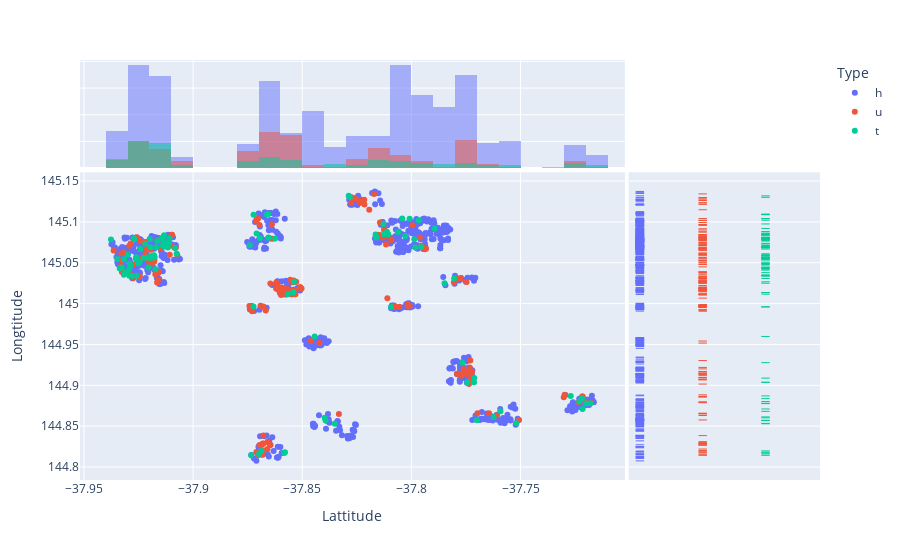

The notebook cell this image was saved under:
### Code cell
fig = px.scatter(melb, x="Lattitude", y="Longtitude", marginal_x="histogram", marginal_y="rug",color="Type")
fig.show()

### Figure 1 — Plotly figure (JSON) as saved in the notebook; plotly's stock layout.template omitted (floating-point values rounded to 4 significant figures; data arrays with more than 128 entries replaced by an {"elided": "..."} marker saying what was removed)
{"data": [{"hovertemplate": "Type=h<br>Lattitude=%{x}<br>Longtitude=%{y}<extra></extra>", "legendgroup": "h", "marker": {"color": "#636efa", "symbol": "circle"}, "mode": "markers", "name": "h", "orientation": "v", "showlegend": true, "type": "scatter", "x": {"elided": "712 float values"}, "xaxis": "x", "y": {"elided": "712 float values"}, "yaxis": "y"}, {"alignmentgroup": "True", "bingroup": "x", "hovertemplate": "Type=h<br>Lattitude=%{x}<br>count=%{y}<extra></extra>", "legendgroup": "h", "marker": {"color": "#636efa"}, "name": "h", "offsetgroup": "h", "opacity": 0.5, "showlegend": false, "type": "histogram", "x": {"elided": "712 float values"}, "xaxis": "x3", "yaxis": "y3"}, {"alignmentgroup": "True", "boxpoints": "all", "fillcolor": "rgba(255,255,255,0)", "hoveron": "points", "hovertemplate": "Type=h<br>Longtitude=%{y}<extra></extra>", "jitter": 0, "legendgroup": "h", "line": {"color": "rgba(255,255,255,0)"}, "marker": {"color": "#636efa", "symbol": "line-ew-open"}, "name": "h", "offsetgroup": "h", "showlegend": false, "type": "box", "xaxis": "x2", "y": {"elided": "712 float values"}, "yaxis": "y2"}, {"hovertemplate": "Type=u<br>Lattitude=%{x}<br>Longtitude=%{y}<extra></extra>", "legendgroup": "u", "marker": {"color": "#EF553B", "symbol": "circle"}, "mode": "markers", "name": "u", "orientation": "v", "showlegend": true, "type": "scatter", "x": {"elided": "183 float values"}, "xaxis": "x", "y": {"elided": "183 float values"}, "yaxis": "y"}, {"alignmentgroup": "True", "bingroup": "x", "hovertemplate": "Type=u<br>Lattitude=%{x}<br>count=%{y}<extra></extra>", "legendgroup": "u", "marker": {"color": "#EF553B"}, "name": "u", "offsetgroup": "u", "opacity": 0.5, "showlegend": false, "type": "histogram", "x": {"elided": "183 float values"}, "xaxis": "x3", "yaxis": "y3"}, {"alignmentgroup": "True", "boxpoints": "all", "fillcolor": "rgba(255,255,255,0)", "hoveron": "points", "hovertemplate": "Type=u<br>Longtitude=%{y}<extra></extra>", "jitter": 0, "legendgroup": "u", "line": {"color": "rgba(255,255,255,0)"}, "marker": {"color": "#EF553B", "symbol": "line-ew-open"}, "name": "u", "offsetgroup": "u", "showlegend": false, "type": "box", "xaxis": "x2", "y": {"elided": "183 float values"}, "yaxis": "y2"}, {"hovertemplate": "Type=t<br>Lattitude=%{x}<br>Longtitude=%{y}<extra></extra>", "legendgroup": "t", "marker": {"color": "#00cc96", "symbol": "circle"}, "mode": "markers", "name": "t", "orientation": "v", "showlegend": true, "type": "scatter", "x": [-37.81, -37.72, -37.72, -37.72, -37.73, -37.72, -37.72, -37.84, -37.78, -37.78, -37.87, -37.87, -37.86, -37.87, -37.86, -37.84, -37.84, -37.84, -37.85, -37.85, -37.86, -37.85, -37.77, -37.77, -37.77, -37.78, -37.87, -37.87, -37.87, -37.87, -37.87, -37.86, -37.87, -37.87, -37.87, -37.77, -37.75, -37.76, -37.76, -37.87, -37.81, -37.81, -37.81, -37.8, -37.81, -37.81, -37.82, -37.82, -37.8, -37.79, -37.8, -37.8, -37.8, -37.8, -37.8, -37.93, -37.92, -37.92, -37.93, -37.93, -37.93, -37.93, -37.93, -37.93, -37.93, -37.93, -37.93, -37.93, -37.93, -37.93, -37.91, -37.92, -37.93, -37.91, -37.93, -37.91, -37.92, -37.92, -37.92, -37.92, -37.92, -37.91, -37.92, -37.93, -37.93, -37.92, -37.92, -37.93, -37.91, -37.92, -37.93, -37.92, -37.91, -37.93, -37.91, -37.91, -37.91, -37.92, -37.94, -37.92, -37.92, -37.92, -37.91, -37.83, -37.83], "xaxis": "x", "y": [145.0, 144.9, 144.9, 144.9, 144.9, 144.9, 144.9, 145.0, 145.0, 145.0, 144.8, 144.8, 144.8, 144.8, 144.8, 144.9, 144.9, 144.9, 145.0, 145.0, 145.0, 145.0, 144.9, 144.9, 144.9, 144.9, 145.1, 145.1, 145.1, 145.1, 145.1, 145.1, 145.1, 145.1, 145.1, 144.9, 144.9, 144.9, 144.9, 145.0, 145.1, 145.1, 145.1, 145.1, 145.1, 145.1, 145.1, 145.1, 145.1, 145.1, 145.1, 145.1, 145.1, 145.1, 145.1, 145.0, 145.0, 145.0, 145.0, 145.0, 145.0, 145.0, 145.0, 145.0, 145.0, 145.0, 145.0, 145.0, 145.0, 145.1, 145.1, 145.1, 145.1, 145.1, 145.1, 145.1, 145.1, 145.1, 145.1, 145.1, 145.1, 145.1, 145.1, 145.1, 145.1, 145.1, 145.1, 145.1, 145.1, 145.1, 145.1, 145.1, 145.1, 145.1, 145.1, 145.1, 145.1, 145.1, 145.1, 145.1, 145.1, 145.1, 145.1, 145.1, 145.1], "yaxis": "y"}, {"alignmentgroup": "True", "bingroup": "x", "hovertemplate": "Type=t<br>Lattitude=%{x}<br>count=%{y}<extra></extra>", "legendgroup": "t", "marker": {"color": "#00cc96"}, "name": "t", "offsetgroup": "t", "opacity": 0.5, "showlegend": false, "type": "histogram", "x": [-37.81, -37.72, -37.72, -37.72, -37.73, -37.72, -37.72, -37.84, -37.78, -37.78, -37.87, -37.87, -37.86, -37.87, -37.86, -37.84, -37.84, -37.84, -37.85, -37.85, -37.86, -37.85, -37.77, -37.77, -37.77, -37.78, -37.87, -37.87, -37.87, -37.87, -37.87, -37.86, -37.87, -37.87, -37.87, -37.77, -37.75, -37.76, -37.76, -37.87, -37.81, -37.81, -37.81, -37.8, -37.81, -37.81, -37.82, -37.82, -37.8, -37.79, -37.8, -37.8, -37.8, -37.8, -37.8, -37.93, -37.92, -37.92, -37.93, -37.93, -37.93, -37.93, -37.93, -37.93, -37.93, -37.93, -37.93, -37.93, -37.93, -37.93, -37.91, -37.92, -37.93, -37.91, -37.93, -37.91, -37.92, -37.92, -37.92, -37.92, -37.92, -37.91, -37.92, -37.93, -37.93, -37.92, -37.92, -37.93, -37.91, -37.92, -37.93, -37.92, -37.91, -37.93, -37.91, -37.91, -37.91, -37.92, -37.94, -37.92, -37.92, -37.92, -37.91, -37.83, -37.83], "xaxis": "x3", "yaxis": "y3"}, {"alignmentgroup": "True", "boxpoints": "all", "fillcolor": "rgba(255,255,255,0)", "hoveron": "points", "hovertemplate": "Type=t<br>Longtitude=%{y}<extra></extra>", "jitter": 0, "legendgroup": "t", "line": {"color": "rgba(255,255,255,0)"}, "marker": {"color": "#00cc96", "symbol": "line-ew-open"}, "name": "t", "offsetgroup": "t", "showlegend": false, "type": "box", "xaxis": "x2", "y": [145.0, 144.9, 144.9, 144.9, 144.9, 144.9, 144.9, 145.0, 145.0, 145.0, 144.8, 144.8, 144.8, 144.8, 144.8, 144.9, 144.9, 144.9, 145.0, 145.0, 145.0, 145.0, 144.9, 144.9, 144.9, 144.9, 145.1, 145.1, 145.1, 145.1, 145.1, 145.1, 145.1, 145.1, 145.1, 144.9, 144.9, 144.9, 144.9, 145.0, 145.1, 145.1, 145.1, 145.1, 145.1, 145.1, 145.1, 145.1, 145.1, 145.1, 145.1, 145.1, 145.1, 145.1, 145.1, 145.0, 145.0, 145.0, 145.0, 145.0, 145.0, 145.0, 145.0, 145.0, 145.0, 145.0, 145.0, 145.0, 145.0, 145.1, 145.1, 145.1, 145.1, 145.1, 145.1, 145.1, 145.1, 145.1, 145.1, 145.1, 145.1, 145.1, 145.1, 145.1, 145.1, 145.1, 145.1, 145.1, 145.1, 145.1, 145.1, 145.1, 145.1, 145.1, 145.1, 145.1, 145.1, 145.1, 145.1, 145.1, 145.1, 145.1, 145.1, 145.1, 145.1], "yaxis": "y2"}], "layout": {"barmode": "overlay", "legend": {"title": {"text": "Type"}, "tracegroupgap": 0}, "margin": {"t": 60}, "xaxis": {"anchor": "y", "domain": [0, 0.7363], "title": {"text": "Lattitude"}}, "xaxis2": {"anchor": "y2", "domain": [0.7413, 1], "matches": "x2", "showgrid": false, "showline": false, "showticklabels": false, "ticks": ""}, "xaxis3": {"anchor": "y3", "domain": [0, 0.7363], "matches": "x", "showgrid": true, "showticklabels": false}, "xaxis4": {"anchor": "y4", "domain": [0.7413, 1], "matches": "x2", "showgrid": false, "showline": false, "showticklabels": false, "ticks": ""}, "yaxis": {"anchor": "x", "domain": [0, 0.7326], "title": {"text": "Longtitude"}}, "yaxis2": {"anchor": "x2", "domain": [0, 0.7326], "matches": "y", "showgrid": true, "showticklabels": false}, "yaxis3": {"anchor": "x3", "domain": [0.7426, 1], "matches": "y3", "showgrid": true, "showline": false, "showticklabels": false, "ticks": ""}, "yaxis4": {"anchor": "x4", "domain": [0.7426, 1], "matches": "y3", "showgrid": true, "showline": false, "showticklabels": false, "ticks": ""}}}
